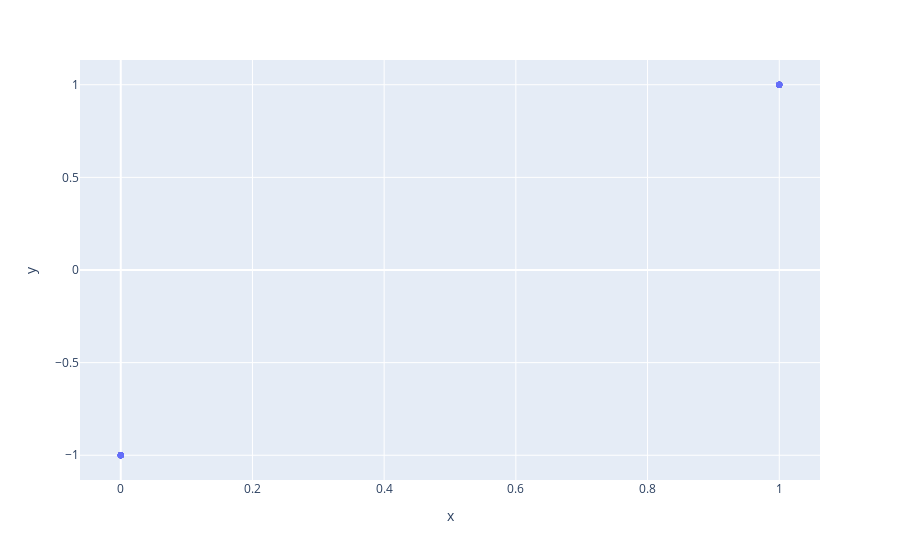

The cell this chart's notebook holds for it:
### Code cell
nw_estimator = nw_diffusion_local_poly_closed(data, schedule, 1, 0.01*jnp.ones((data.cond.shape[-1] + data.value.shape[-1],)))
plot_samples_scatter(jax.vmap(nw_estimator, in_axes=(0,0,None))(data.cond[:,0], data.value, 1))

### Figure 1 — Plotly figure (JSON) as saved in the notebook; plotly's stock layout.template omitted (floating-point values rounded to 4 significant figures)
{"data": [{"hovertemplate": "x=%{x}<br>y=%{y}<extra></extra>", "legendgroup": "", "marker": {"color": "#636efa", "opacity": 0.5, "symbol": "circle"}, "mode": "markers", "name": "", "orientation": "v", "showlegend": false, "type": "scatter", "x": [0, 1, 0, 0, 1, 0, 1, 0, 0, 0, 1, 1, 1, 1, 0, 1, 0, 0, 0, 0, 1, 0, 1, 1, 0, 1, 1, 0, 0, 0, 1, 0, 1, 1, 0, 1, 1, 0, 1, 0, 1, 1, 0, 1, 1, 0, 1, 0, 1, 0, 1, 0, 1, 0, 1, 0, 1, 0, 0, 0, 0, 1, 1, 0], "xaxis": "x", "y": [-0.9999, 0.9999, -0.9999, -0.9999, 0.9999, -0.9999, 0.9999, -0.9999, -0.9999, -0.9999, 0.9999, 0.9999, 0.9999, 0.9999, -0.9999, 0.9999, -0.9999, -0.9999, -0.9999, -0.9999, 0.9999, -0.9999, 0.9999, 0.9999, -0.9999, 0.9999, 0.9999, -0.9999, -0.9999, -0.9999, 0.9999, -0.9999, 0.9999, 0.9999, -0.9999, 0.9999, 0.9999, -0.9999, 0.9999, -0.9999, 0.9999, 0.9999, -0.9999, 0.9999, 0.9999, -0.9999, 0.9999, -0.9999, 0.9999, -0.9999, 0.9999, -0.9999, 0.9999, -0.9999, 0.9999, -0.9999, 0.9999, -0.9999, -0.9999, -0.9999, -0.9999, 0.9999, 0.9999, -0.9999], "yaxis": "y"}], "layout": {"autosize": true, "legend": {"tracegroupgap": 0}, "margin": {"t": 60}, "xaxis": {"anchor": "y", "autorange": true, "domain": [0, 1], "range": [-0.05944, 1.059], "title": {"text": "x"}, "type": "linear"}, "yaxis": {"anchor": "x", "autorange": true, "domain": [0, 1], "range": [-1.155, 1.155], "title": {"text": "y"}, "type": "linear"}}}
